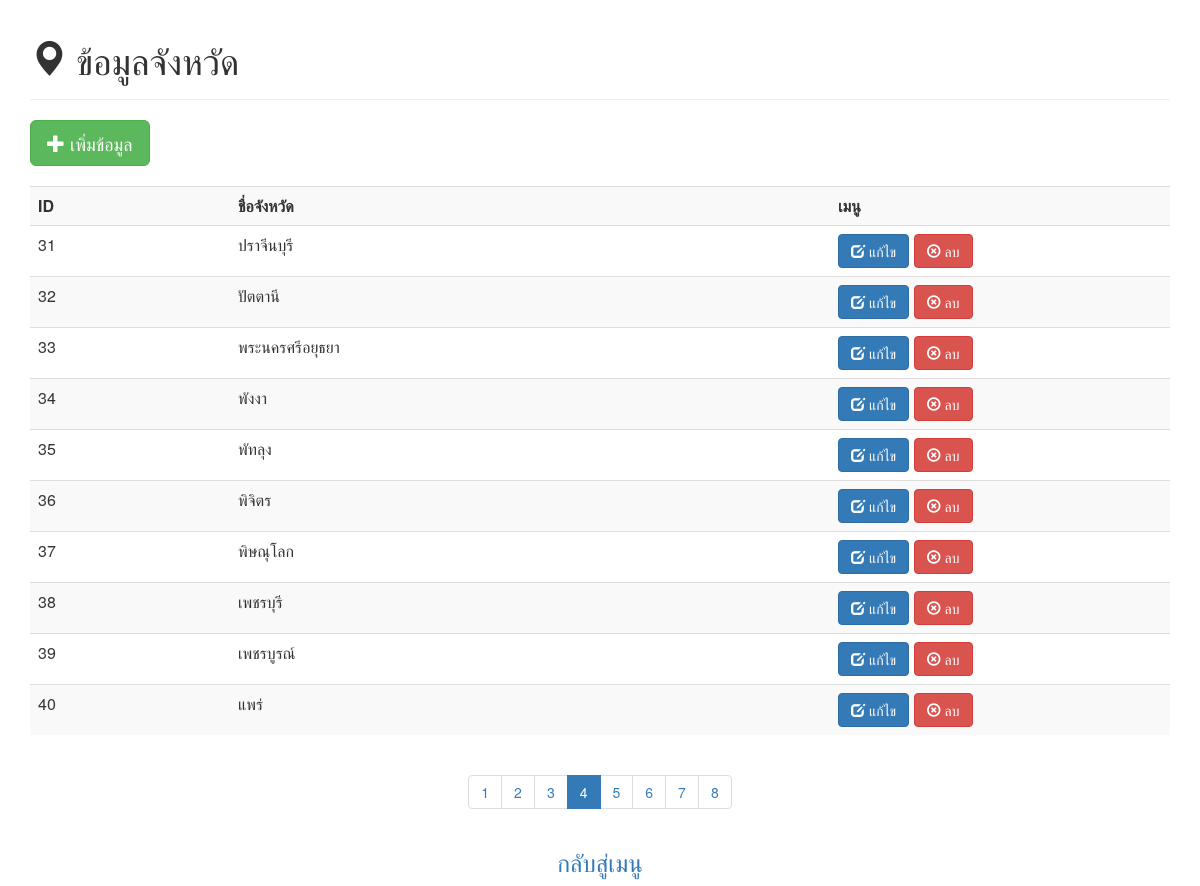
Screenshot of /province.php?page=4 with the database file from the repository.
### tables this page shows
CREATE TABLE `provinces` (
  `pid` int(11) NOT NULL,
  `pname` varchar(100) NOT NULL
);

### province.php (the view, shortened to what this page needs)
<?php require('dbconfig.php'); ?>
<html>
<head>
<link href="https://maxcdn.bootstrapcdn.com/bootstrap/3.3.7/css/bootstrap.min.css" rel="stylesheet">
</head>
<body>
<?php
$sql = "SELECT * FROM provinces";
$result = mysqli_query($cnn,$sql);
$count = mysqli_num_rows($result);
$count = ceil($count/10);
$page = $_GET['page'];
$start = ($page - 1) * 10;
 ?>
  <div class="container">
    <div class="page-header">
       <h1><span class="glyphicon glyphicon-map-marker"></span> ข้อมูลจังหวัด</h1>
     </div>
     <button class="btn btn-success btn-lg" onclick="window.location.href='addprovince.php';"> <span class="glyphicon glyphicon-plus"></span> เพิ่มข้อมูล </button>
<br><br>
     <table class="table table-striped">
  <tr>
    <th width="200">ID</th>
    <th width="600">ชื่อจังหวัด</th>
    <th>เมนู</th>
</tr>
<?php
$sql    = "SELECT * FROM provinces LIMIT $start , 10";
  $result = mysqli_query($cnn, $sql);
foreach ($result as $province) {
    echo '<tr>';
    echo '<td width="200">' . $province['pid'] . '</td>';
    echo '<td width="600">' . $province['pname'] . '</td>';
    echo '<td><a href="editprovince.php?id='. $province['pid'] .'"><button class="btn btn-primary"><span class="glyphicon glyphicon-edit"></span> แก้ไข</button></a>';
    echo '&nbsp;<a href="deleteprovince.php?id='. $province['pid'] .'"><button class="btn btn-danger"><span class="glyphicon glyphicon-remove-circle"></span> ลบ</button></a></td>';
    echo '</tr>';
}
?>
</table>
<center>
<ul class="pagination">
<?php
for ($i = 1; $i <= $count; $i++) {
        if($i == $page) {
        echo "<li class='active'><a href='?page=" . $i . "'>" . $i . "</a></li>";
      } else {
        echo "<li><a href='?page=" . $i . "'>" . $i . "</a></li>";
      }
}
?>
</ul>
</center>
<center><h3><a href="index.php">กลับสู่เมนู</a></h3></center>
</div>
</body>
</html>

### rows the page displays
provinces: pid "31", pname "ปราจีนบุรี"
provinces: pid "32", pname "ปัตตานี"
provinces: pid "33", pname "พระนครศรีอยุธยา"
provinces: pid "34", pname "พังงา"
provinces: pid "35", pname "พัทลุง"
provinces: pid "36", pname "พิจิตร"
provinces: pid "37", pname "พิษณุโลก"
provinces: pid "38", pname "เพชรบุรี"
provinces: pid "39", pname "เพชรบูรณ์"
provinces: pid "40", pname "แพร่"
